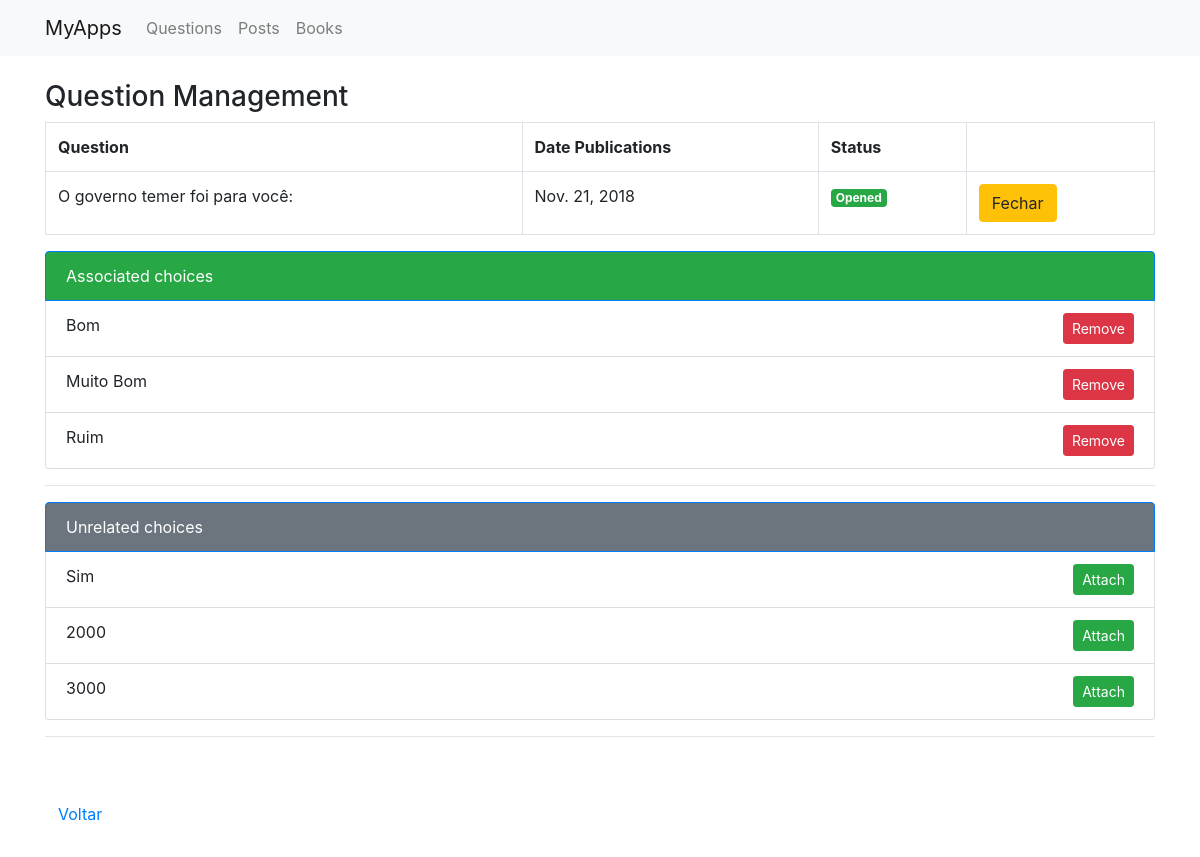
/questions/question/8/manage, run on an earlier commit of the app's database.
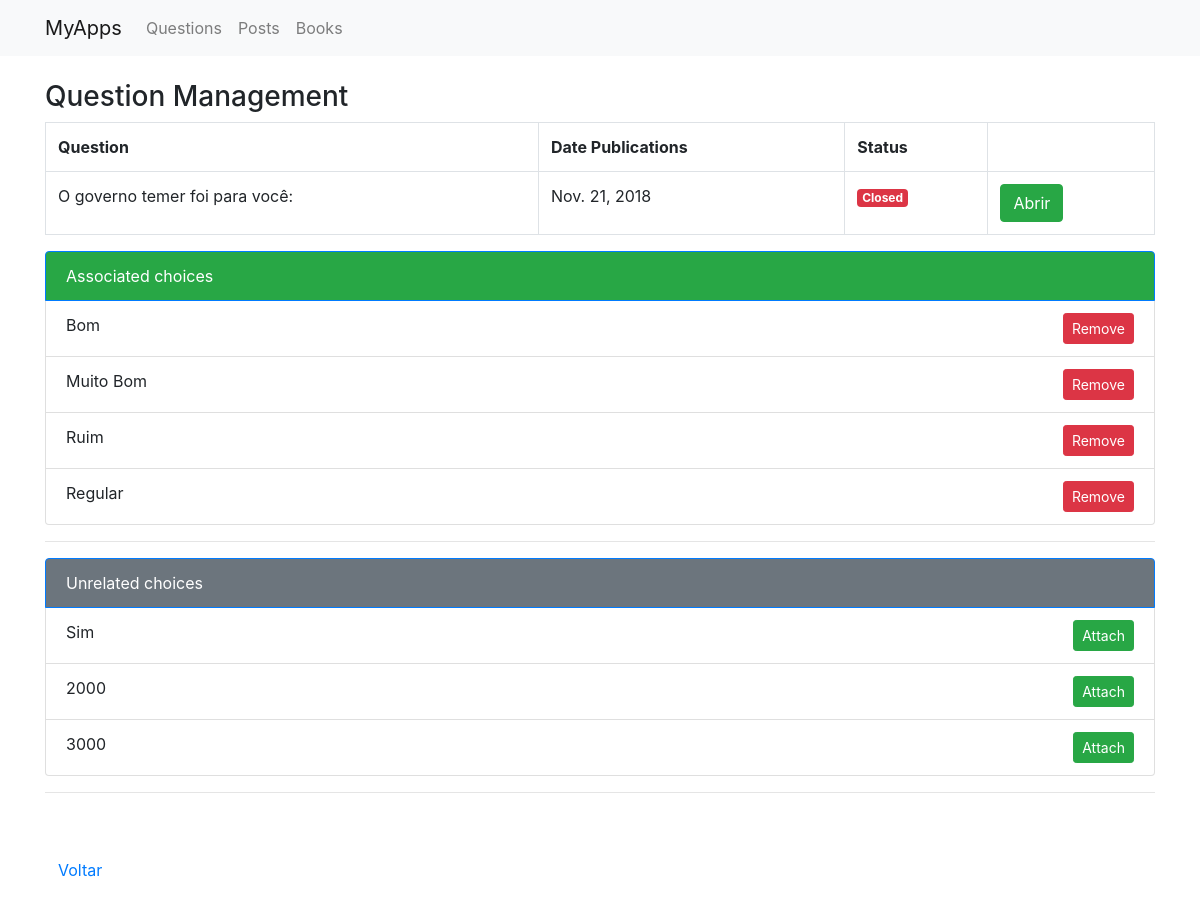
And on a later commit of the database.
### pools/models.py (models this page shows, shortened)
class Choice(models.Model):
    question = models.ForeignKey(Question, on_delete=models.SET_NULL, null=True)
    choice_text =  models.CharField(max_length=100)
    votes =  models.IntegerField(default=0)
    @staticmethod
    def unrealted():
        return Choice.objects.filter(question__isnull=True)
    def __str__(self):
        return self.choice_text

### pools/views.py (the view)
# urls.py: path('question/<int:question_id>/manage', manager, name='manage'),
def manager(request,question_id):
    return render(request, 'manage.html', {"question": Question.objects.get(id=question_id), "unrelated" : Choice.unrealted()})

### pools/models.py (called while the page is built)
    def __str__(self):
        return self.question_text

### pools/templates/manage.html (shortened to what this page needs)
{% extends "base.html" %}
{% block body %}
<div class="panel panel-primary">
    <h3>Question Management</h3>
    <div class="panel-body">
        {%if question %}
        <table class="table table-bordered">
            <tr>
                <th>Question</th>
                <th>Date Publications</th>
                <th>Status</th>
                <th></th>
            </tr>
            <tr>
                <td>{{question}}
                </td>
                <td>{{question.pub_date}}</td>
                <td>
                    {% if question.closed %}
                    <small class="badge badge-danger">Closed</small>
                    {% else %}
                    <small class="badge badge-success">Opened</small>
                    {% endif%}
                </td>
                <td>
                    <div class="btn-group" role="group">
                        {% if not question.closed %}
                        <a
                                data-msg="Deseja fechar esta question?"
                                class="btn btn-warning action" positive="fechar">Fechar</a>
                        {% else %}
                        <a href="{% url 'question_closed' question.id %}" class="btn btn-success">Abrir</a>
                        {% endif %}
                    </div>
                </td>
            </tr>
        </table>
        <ul class="list-group">
            <li class="list-group-item bg-success active">Associated choices
                {% for choice in question.choice_set.all %}
            <li class="list-group-item"> {{choice}}
                <a style="float: right"
                   href="#" class="btn btn-sm btn-danger action"
                   param="{{choice.id}}"
                   data-msg="Do you want to remove this choice from the question?"
                   positive="remove">Remove</a></li>
            {% endfor %}
        </ul>
        <hr>
        <ul class="list-group">
            <li class="list-group-item bg-secondary active">Unrelated choices
                {% for choice in unrelated %}
            <li class="list-group-item"> {{choice}}
                <a style="float: right"
                   href="#" class="btn btn-sm btn-success action"
                   param="{{choice.id}}"
                   data-msg="Do you want to add this choice to the question?"
                   positive="attach">Attach</a></li>
            {% endfor %}
        </ul>
        {% endif %}
    </div>
    <hr>
    <div class="alert" role="alert" id="result"></div>
    <a href="{% url 'questions' %}" class="btn">Voltar</a>
</div>
{% endblock %}

What changed in the data, as far as the page shows it:
changed Question "O governo temer foi para você:": closed False → True (drawn)
added Choice: choice_text "Regular", shown under "Question Management"
Also different on the page:
text no longer shown: "Opened Fechar"
text now shown: "Closed Abrir"
